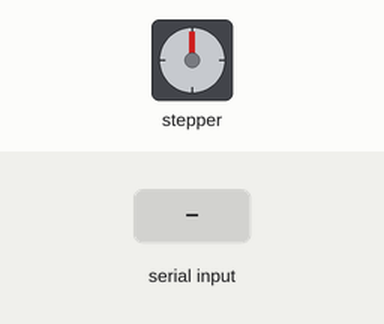
Recording of a program running on a simulated Arduino Uno, built with avr-gcc and run on an emulated ATmega328P. On the bench: stepper motor. Wiring (inferred from the names in the program): stepper motor driver (200 steps per turn assumed): step pin 9; direction pin 8; enable pin 7. The test bench sets the inputs (shaded band). EEPROM starts erased; what the program prints to the serial monitor is not drawn.

Above: at 1.2 s.
1.3 s: "demo" received over the second serial link
Timing chart, 0 to 16.1 s (numbered marks = the images above; inputs shaded):
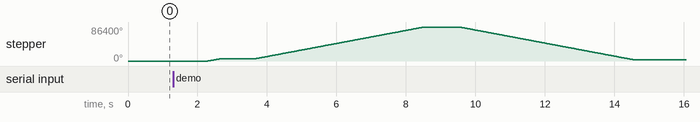

Measured:
- after the input at 1.3 s, stepper: turns 5760° clockwise in 0.35 s, then 80640° clockwise in 4.9 s, then 83520° counter-clockwise in 5.0 s

The program:

main.cpp
```cpp
#include <Arduino.h>
#include <IRremote.h>
#include <LiquidCrystal.h>
#include <EEPROM.h>
#include <SoftwareSerial.h>
//#include <AccelStepper.h>

#define stepPin 9
#define dirPin 8
#define enablePin 7

#define motorInterfaceType 1
#define IR_PIN 13

double turn = 0;

int maxTurns = 30;

// IRrecv irrecv(IR_PIN);
// decode_results results;

SoftwareSerial bluetooth(10, 11); // RX, TX

// const int rs = 12, en = 11, d4 = 5, d5 = 4, d6 = 3, d7 = 2;

// LiquidCrystal lcd(rs, en, d4, d5, d6, d7);


void writeIntIntoEEPROM(int address, int number){
  EEPROM.write(address, number >> 8);
  EEPROM.write(address + 1, number & 0xFF);
}

int readIntFromEEPROM(int address){
  return (EEPROM.read(address) << 8) + EEPROM.read(address + 1);
}


void setup() {

  bluetooth.begin(9600);
  Serial.begin(9600);

  turn = readIntFromEEPROM(0);
  //   lcd.clear();
  // lcd.print(turn);

  // lcd.begin(16, 2);

  // irrecv.enableIRIn();

  pinMode(dirPin, OUTPUT);
  pinMode(stepPin, OUTPUT);
  pinMode(enablePin, OUTPUT);

}

boolean justStarted = true;

int i = 0;

boolean dir;


void runMotor(int turns, boolean direction) {

  digitalWrite(enablePin, LOW);

  if (direction == true) {
    digitalWrite(dirPin, HIGH);
  } else {
    digitalWrite(dirPin, LOW);
  }

  for(int i = 0; i < turns; i++){

    if(direction == true && turn >= maxTurns){
      break;
    } else if(direction == false && turn <= 0){
      break;
    }


    for(int i = 0; i < 1600; i++) {
      digitalWrite(stepPin, HIGH);
      delayMicroseconds(50);
      digitalWrite(stepPin, LOW);
      delayMicroseconds(50);
    }

    if(direction == true) {
      turn = turn + 1;
      if(turn >= maxTurns){
        turn = maxTurns;
        break;
      }
    } else {
      turn = turn - 1;
      if(turn <= 0){
        turn = 0;
        break;
      }
    }
  }
  // lcd.setCursor(1, 1);
  // lcd.clear();
  // lcd.print(turn);
  digitalWrite(enablePin, HIGH);
bluetooth.println(String(digitalRead(7)) + ";");
  writeIntIntoEEPROM(0, turn);
}

void runMotor_Decimal(int turns, boolean direction) {

  if (direction == true) {
    digitalWrite(dirPin, HIGH);
  } else {
    digitalWrite(dirPin, LOW);
  }

  for(int i = 0; i < turns; i++){

    if(direction == true && turn >= maxTurns){
      break;
    } else if(direction == false && turn <= 1){
      break;
    }


    for(int i = 0; i < 160; i++) {
      digitalWrite(stepPin, HIGH);
      delayMicroseconds(50);
      digitalWrite(stepPin, LOW);
      delayMicroseconds(50);
    }

    if(direction == true) {
      turn = turn + 0.1;
      if(turn >= maxTurns){
        turn = maxTurns;
        break;
      }
    } else {
      turn = turn - 0.1;
      if(turn <= 1){
        turn = 1;
        break;
      }
    }
  }
  // lcd.setCursor(1, 1);
  // lcd.clear();
  // lcd.print(turn);

  writeIntIntoEEPROM(0, turn);
}

void setMotorPosition(double value) {
  if(value > turn) {
    runMotor((value - turn), true);
  } else if(value < turn) {
    runMotor(abs((turn - value)), false);
  }
}


/*

  //Tasti del telecomando arduino:

  Power: 0xFFA25D
  Vol+: 0x629D
  Vol-: 0xFFA857
  Play/Pause: 0x2FD
  Prev: 0x22DD
  Next: 0xC23D

  1: 0x30CF
  2: 0x18E7
  3: 0x7A85
  4: 0x10EF
  5: 0x38C7
  6: 0x5AA5
  7: 0x42BD
  8: 0x4AB5
  9: 0x52AD


*/


// void loop() {

//   if (irrecv.decode(&results)){
//   int value = results.value;
//     // Serial.println(value, HEX);
//   //  lcd.print(value, HEX);

//     switch(value){
//       case 0x22DD: // LEFT
//         dir = true;
//         lcd.clear();
//         lcd.print("Sinistra");
//         break;
//       case 0xC23D: // RIGHT
//         dir = false;
//         lcd.clear();
//         lcd.print("Destra");
//         break;

//       case 0x30CF: // 1
//         runMotor(1, dir);
//         break;
//       case 0x18E7: // 2
//         runMotor(2, dir);
//         break;
//       case 0x7A85: // 3
//         runMotor(3, dir);
//         break;
//       case 0x10EF: // 4
//         runMotor(4, dir);
//         break;
//       case 0x38C7: // 5
//         runMotor(5, dir);
//         break;
//       case 0x5AA5: // 6
//         runMotor(6, dir);
//         break;
//       case 0x42BD: // 7
//         runMotor(7, dir);
//         break;
//       case 0x4AB5: // 8
//         runMotor(8, dir);
//         break;
//       case 0x52AD: // 9
//         runMotor(9, dir);
//         break;
//     }
//     irrecv.resume();
//   //  delay(1000);
//   }

// }

String inc = "";
boolean ena = true;

void loop(){

  if(justStarted == true){
    digitalWrite(enablePin, HIGH);
    justStarted = false;
  }


  if(bluetooth.available() > 0){
    inc = bluetooth.readString();

    if(inc.startsWith("pos")){
      setMotorPosition(inc.substring(3).toDouble());
    }
    if(inc.startsWith("get")){
      Serial.println(turn);
    }

    if(inc.startsWith("demo")){
      int actualPos = turn;
      setMotorPosition(1);
      delay(1000);
      setMotorPosition(29);
      delay(1000);
      setMotorPosition(actualPos);
    }

    if(inc.startsWith("set")){
      turn = inc.substring(3).toInt();
      writeIntIntoEEPROM(0, turn);
    }
    boolean direction = inc.startsWith("-") ? false : true;
    boolean hasDecimal = inc.indexOf(".") != -1 ? true : false;

    if(!direction) inc.replace("-", "");

    if(!hasDecimal){
      runMotor(inc.toInt(), direction);
      bluetooth.print(String(turn));
      bluetooth.print(";");
    } else {
      double arr[2];
      arr[0] = inc.substring(0, inc.indexOf(".")).toInt();
      arr[1] = inc.substring(inc.indexOf(".") + 1).toInt();
      runMotor(arr[0], direction);
      runMotor_Decimal(arr[1], direction);
      bluetooth.print(String(arr[0]) + " " + String(arr[1]));
      bluetooth.print(";");
    }

    Serial.println(inc);


  }
}
```
